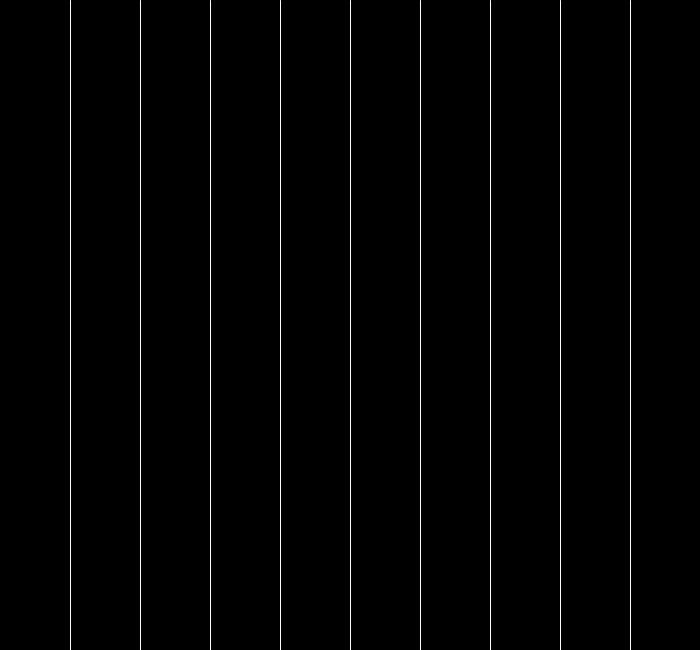
Frame 1 (no input)
Frame 60 (the mouse pressed at the canvas centre just before this capture): identical to frame 1, image omitted
Frame 120 (the mouse held since frame 60 and released just before this capture): identical to frame 1, image omitted

The Processing sketch that drew this single still picture (run headless with seeded random() and noise(); from frame 60 on, the mouse is pressed at the canvas centre):

// Processing sketch: assignment2
// ── assignment2.pde


void setup()
{
  size(700, 650);
}


void draw()
{
  background(0);
  drawGrid();
}

void drawGrid()
{
  float numSquares = 10;
  float colDist = (float)width/numSquares;
  float rowDist = (float)height/numSquares;


  for (int i = 0; i < numSquares; i++)
  {
    stroke(255);
    line( (i+1) * colDist, 0, (i+1) * colDist, height);
  }
}
// ── GameObject.pde
// This is the base class! 
// Everything in the scene will extend GameObject

abstract class GameObject
{
  PVector pos;
  PVector forward;
  float theta = 0.0f;
  float w;
  float halfW;
  float speed = 5.0f;
  color c; 
 
  GameObject()
  {
    // Constructor chaining
    this(width * 0.5f, height  * 0.5f, 50);     
  }
  
  GameObject(float x, float y, float w)
  {
    pos = new PVector(x, y);
    forward = new PVector(0, -1);
    this.w = w; // Disambiguate w by using this
    this.halfW = w * 0.5f;
    this.theta = 0.0f;
  }
  
  abstract void update();
  
  abstract void render();
  
}
